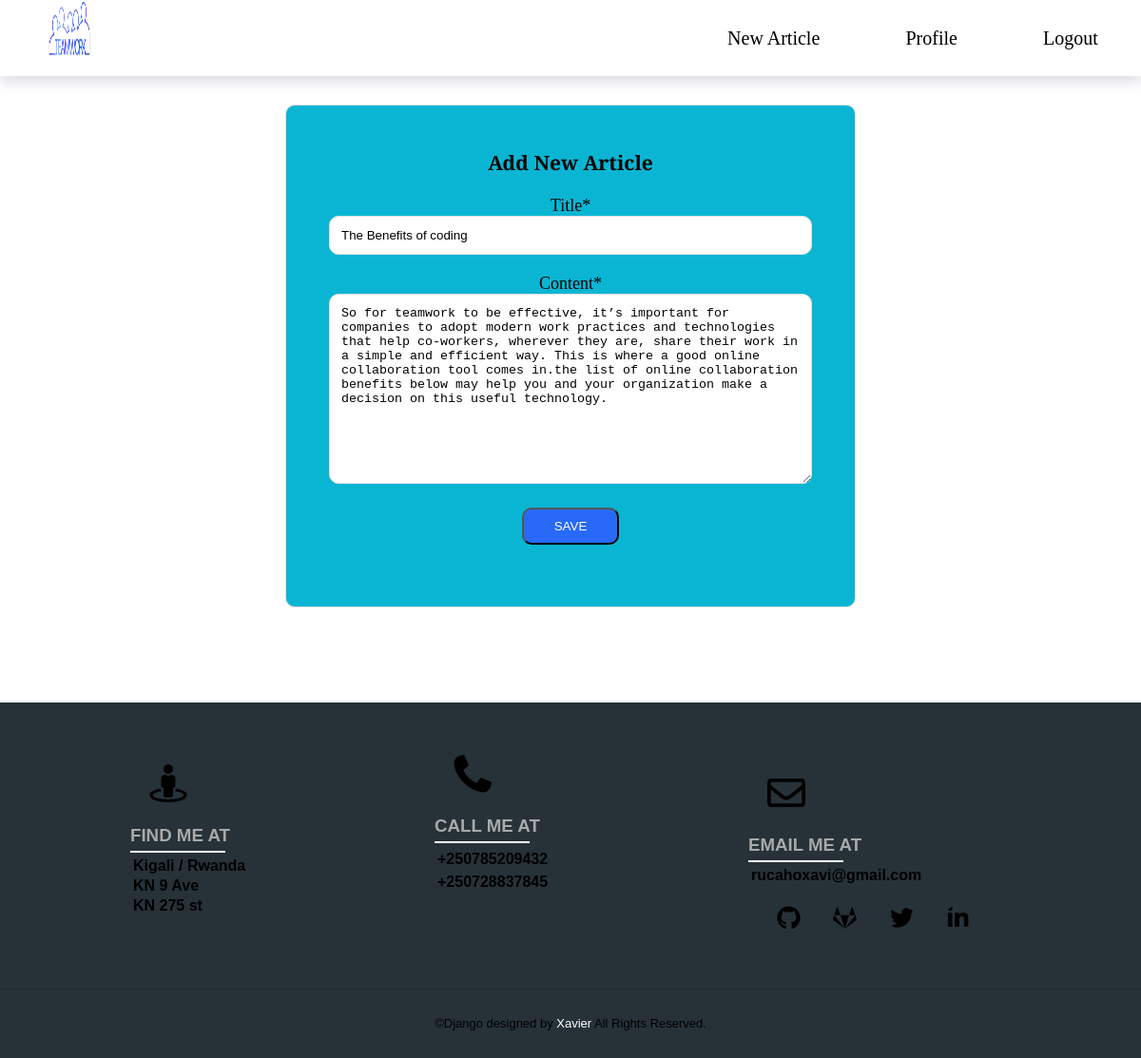
/post/35/update/ (signed in), run on an earlier commit of the app's database.
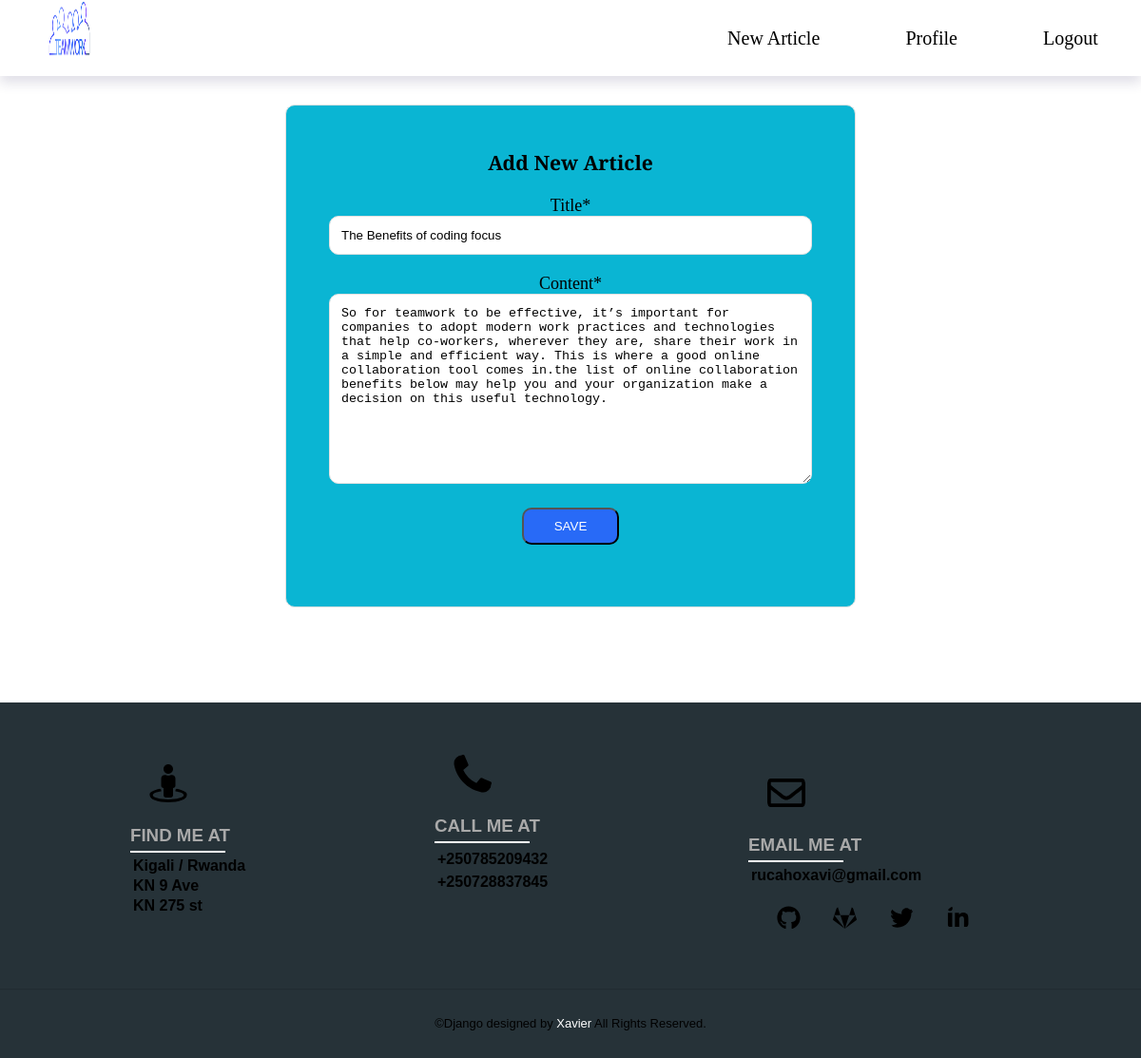
And on a later commit of the database.
### workdjango/models.py (models this page shows, shortened)
class Post(models.Model):
    title = models.CharField(max_length=100)
    content = models.TextField()
    date_posted = models.DateTimeField(default=timezone.now)
    author = models.ForeignKey(User, on_delete=models.CASCADE)

### workdjango/views.py (the view, shortened to what this page needs)
# urls.py: path('post/<int:pk>/update/', PostUpdateView.as_view(), name='post-update'),
class PostUpdateView(LoginRequiredMixin, UserPassesTestMixin,SuccessMessageMixin, UpdateView):
    model = Post
    success_message = "Article successfully Updated"
    fields = ['title', 'content']
    def test_func(self):
        post = self.get_object()
        if self.request.user == post.author:
            return True
        return False

### workdjango/templates/workdjango/post_form.html (shortened to what this page needs)
{% extends "workdjango/base.html" %}
{% load crispy_forms_tags %}
{% block content %}
<div class="create-article-page">
    <div class="article-form">
      <form method="POST" autocomplete="on">
     <h3>Add New Article</h3><br>
      {{ form|crispy }}
   <button type="submit">Save</button>
   </form>
  </div>
   </div>
{% endblock content %}

### workdjango/templates/workdjango/base.html (shortened to what this page needs)
 {% load static %}
<!DOCTYPE html>
<html lang="en">
<head>
	   <link rel="stylesheet" type="text/css" href="{% static 'workdjango/nav.css' %}">
     <link rel="stylesheet" type="text/css" href="{% static 'workdjango/main.css' %}">
     <link rel="stylesheet" type="text/css" href="{% static 'workdjango/create.css' %}">
     <link rel="stylesheet" type="text/css" href="{% static 'workdjango/write-article.css' %}">
     <link rel="stylesheet" type="text/css" href="{% static 'workdjango/pagination.css' %}">
	  <link rel="stylesheet" type="text/css" href="{% static 'workdjango/footer.css' %}">
</head>
<body>
  <nav>
    <div class="logo">
      <a href="{% url 'blog-home' %}"> <img src="{% static 'images/team.png' %}"></a>
        </div>
    <ul class="nav-links">
      {% if user.is_authenticated %}
      <li> <a href="{% url 'post-create' %}">New Article</a></li>
       <li> <a href="{% url 'profile' %}">Profile</a></li>
     <li><a href="{% url 'logout' %}">Logout</a></li>
        {% else %}
      <li> <a href="{% url 'register' %}">Register</a></li>
      <li> <a href="{% url 'login' %}">Login</a></li>
      {% endif %}
    </ul>
  </nav>
  {% block content %}
   {% endblock %}
   <footer class="mainfooter">
    <div class="left">
    <div>
       <img src="{% static 'images/street-view-solid.svg' %}">
     </div>
      <div>
      <h3>FIND ME AT</h3>
      </div>
      <div>
               <p>Kigali / Rwanda</p>
      </div>
      <div>
       <p> KN 9 Ave</p>
              </div>
              <div>
       <p>KN 275 st</p>
      </div>
    </div>
    <div class="center">
              <div>
              <img src="{% static 'images/phone-alt-solid.svg' %}">
              </div>
      <div>
       <h3>CALL ME AT</h3>
      </div>
      <div>
          <p>+250785209432</p>
      </div>
      <div>
       <p>+250728837845</p>
              </div>
    </div>
    <div class="right">
                  <div class="msg">
                  <img src="{% static 'images/envelope-regular.svg' %}">
                  </div>
          <div>
          <h3>EMAIL ME AT</h3>
          </div>
        <div>
        <p>rucahoxavi@gmail.com</p>
        </div>
              <p class="icon">
                  <div>
                 <a href="https://github.com/Rxavio"> <img src="{% static 'images/github-brands.svg' %}"></a>
                 <a href="https://gitlab.com/"> <img src="{% static 'images/gitlab-brands.svg' %}"></a>
                  <a href="https://twitter.com/"><img src="{% static 'images/twitter-brands.svg' %}"></a>
                  <a href="#"><img src="{% static 'images/linkedin-in-brands.svg' %}"></a>
                  </div>
              </p>
          </div>
      </footer>
  <section class="footer">
       &copy;Django designed by<span> Xavier </span> All Rights Reserved.
  </section>
</body>
</html>

### workdjango/static/workdjango/nav.css (style rules this page uses)
:root { --primaryColor: rgb(40, 106, 247); --mainWhite: #ffffff; --mainGrey: #ececec; --mainBlack: #000000; --color-primary: #263238; --color-secondary: darkgrey; --mainSpacing: 0.1rem; --mainTransition: all .5s ease; }
* { margin: 0; padding: 0; box-sizing: border-box; }
body { font-family: 'Crimson Text'; font-size:18px; }
nav { height: 10vh; width: 100%; background: var(--mainWhite); z-index: 2; box-shadow: 0 7px 12px 0 rgba(62,57,107,.16); }
.logo { position: absolute; float: left; margin-left: 50px; }
.logo img { width: 30%; height: 60px; float: left; }
.nav-links { display: flex; list-style: none; width: 40%; height: 100%; justify-content: space-around; align-items: center; margin-left: auto; }
.nav-links li a { color: var(--mainBlack); text-decoration: none; font-size: 20px; }

### workdjango/static/workdjango/main.css (style rules this page uses)
:root { --primaryColor: rgb(40, 106, 247); --mainWhite: #ffffff; --mainGrey: #ececec; --mainBlack: #000000; --color-primary: #263238; --color-secondary: darkgrey; --mainSpacing: 0.1rem; --mainTransition: all .5s ease; }
a { text-decoration: none; color: var(--mainBlack); }

### workdjango/static/workdjango/create.css (style rules this page uses)
:root { --primaryColor: rgb(40, 106, 247); --mainWhite: #ffffff; --mainGrey: #ececec; --color-primary: #263238; --color-secondary: darkgrey; --mainSpacing: 0.1rem; --mainTransition: all .5s ease; }
a { text-decoration: none; color: var(--color-primary); }

### workdjango/static/workdjango/write-article.css (style rules this page uses)
:root { --primaryColor: rgb(40, 106, 247); --mainWhite: #ffffff; --mainGrey: #ececec; --mainBlack: #000000; --color-primary: #263238; --color-secondary: darkgrey; --color-second: #5EC6FF; --mainSpacing: 0.1rem; --mainTransition: all .5s ease; }
.create-article-page { width: 50%; height:auto; margin-top: 30px; margin-left: auto; margin-right: auto; }
.article-form { position: relative; z-index: 1; background: rgb(10, 181, 211); width: 100%; margin: 0 auto 100px; padding: 45px; text-align: center; box-sizing: border-box; float:left; border: 1px solid #e1e1e1; border-radius: 10px; }
.article-form input { background: var(--mainWhite); width: 100%; margin: 0 0 20px; padding: 12px; box-sizing: border-box; border: 1px solid #e1e1e1; outline: 0; border-radius: 10px; }
.article-form textarea { background: var(--mainWhite); width: 100%; height: 200px; margin: 0 0 20px; padding: 12px; box-sizing: border-box; border: 1px solid #e1e1e1; outline: 0; border-radius: 10px; }
.article-form button { text-transform: uppercase; outline: 0; background: rgb(40, 106, 247); width: 20%; padding: 10px; color: var(--mainWhite); cursor: pointer; border-radius: 10px; margin: 0 0 20px; }

### workdjango/static/workdjango/pagination.css (style rules this page uses)
:root { --primaryColor: rgb(40, 106, 247); --mainWhite: #ffffff; --mainGrey: #ececec; --mainBlack: #000000; --color-primary: #263238; --color-secondary: darkgrey; --mainSpacing: 0.1rem; --mainTransition: all .5s ease; }

What changed in the data, as far as the page shows it:
changed Post: title "The Benefits of coding" → "The Benefits of coding focus"
